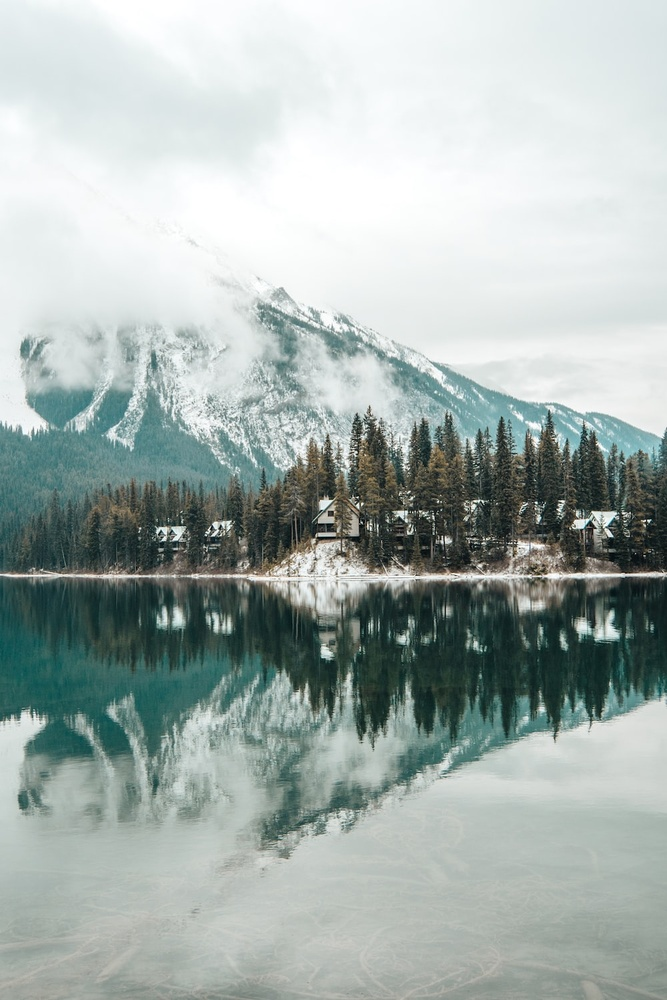
#> input picture Tasks/question2/chapter1.jpg, 667 x 1000 px, shrunk from 1000 x 1500 before the run, found by its file name
$ python q2ch1.py
#> lines starting #> are read from the running program, lines starting #| are printed output that depends on the picture
import time
from PIL import Image
import os

# Generate the number
current_time = int(time.time())
generated_number = (current_time % 100) + 50

if generated_number % 2 == 0:
    generated_number += 10

print(f"Generated number: {generated_number}")

# Load the image
def load_image(folder, filename):
#> called with folder = 'CSV', filename = 'chapter1.jpg'
    path = os.path.join(folder, filename)
    return Image.open(path)
#> returned value is the input picture: PIL image 667x1000 RGB; mean R, G, B 166, 177.4, 174.1

# Modify the pixels
def modify_pixels(image, n):
#> called with n = 84
    width, height = image.size
#> width = 667; height = 1000
    new_image = Image.new('RGB', (width, height))
#> new_image: PIL image 667x1000 RGB; every value is 0
    for x in range(width):
        for y in range(height):
            r, g, b = image.getpixel((x, y))
            new_r = (r + n) % 256
            new_g = (g + n) % 256
            new_b = (b + n) % 256
            new_image.putpixel((x, y), (new_r, new_g, new_b))
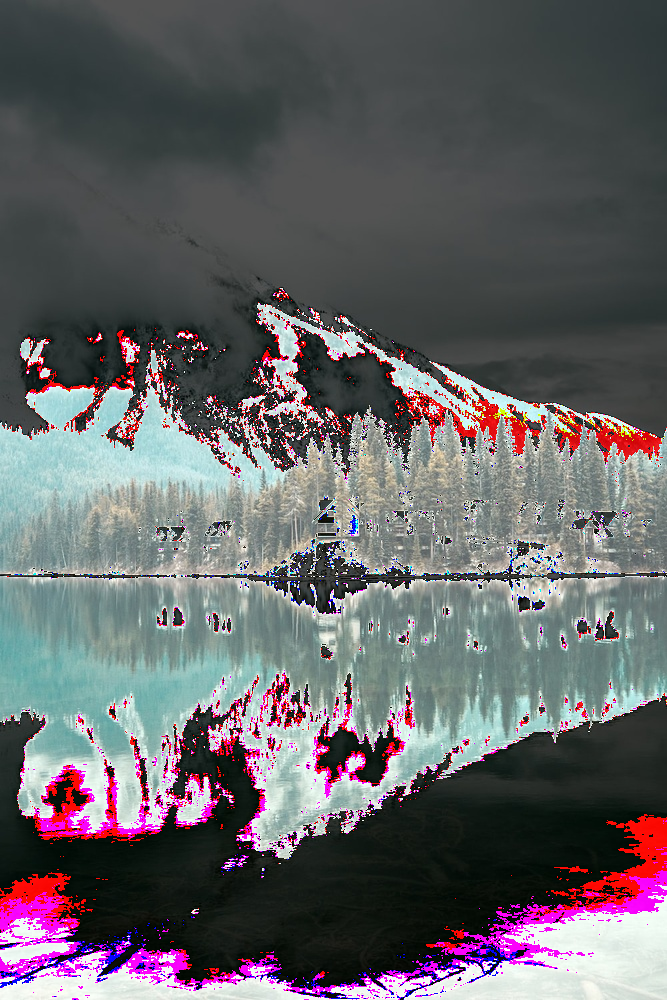
#> new_image: PIL image 667x1000 RGB; mean R, G, B 100.9, 98.9, 102.6
    return new_image

# Calculate sum of red pixels
def sum_red_pixels(image):
    return sum(image.getpixel((x, y))[0] for x in range(image.width) for y in range(image.height))

# Main process
input_folder = 'CSV'
input_filename = 'chapter1.jpg'
output_filename = 'CSV/chapter1out.jpg'

original_image = load_image(input_folder, input_filename)
modified_image = modify_pixels(original_image, generated_number)
modified_image.save(output_filename)

red_sum = sum_red_pixels(modified_image)
#> red_sum = 67297652
print(f"Sum of red pixel values: {red_sum}")
#| Sum of red pixel values: 67297652
